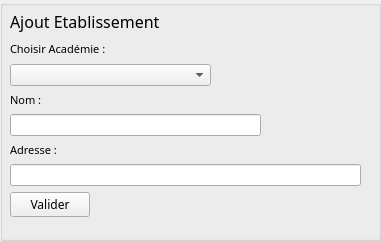
   <widget class="QGroupBox" name="gBAjoutEtab">
    <property name="geometry">
     <rect>
      <x>350</x>
      <y>10</y>
      <width>381</width>
      <height>241</height>
     </rect>
    </property>
    <property name="title">
     <string/>
    </property>
    <widget class="QWidget" name="verticalLayoutWidget_2">
     <property name="geometry">
      <rect>
       <x>10</x>
       <y>10</y>
       <width>351</width>
       <height>207</height>
      </rect>
     </property>
     <layout class="QVBoxLayout" name="verticalLayout_13">
      <item>
       <widget class="QLabel" name="label_31">
        <property name="font">
         <font>
          <family>Showcard Gothic</family>
          <pointsize>12</pointsize>
         </font>
        </property>
        <property name="text">
         <string>Ajout Etablissement</string>
        </property>
       </widget>
      </item>
      <item>
       <widget class="QLabel" name="label_7">
        <property name="font">
         <font>
          <family>Kristen ITC</family>
          <pointsize>8</pointsize>
          <weight>50</weight>
          <bold>false</bold>
          <kerning>true</kerning>
         </font>
        </property>
        <property name="text">
         <string>Choisir Académie :</string>
        </property>
       </widget>
      </item>
      <item>
       <layout class="QHBoxLayout" name="horizontalLayout_21">
        <item>
         <widget class="QComboBox" name="cBListAcad"/>
        </item>
        <item>
         <spacer name="horizontalSpacer_13">
          <property name="orientation">
           <enum>Qt::Horizontal</enum>
          </property>
          <property name="sizeType">
           <enum>QSizePolicy::Fixed</enum>
          </property>
          <property name="sizeHint" stdset="0">
           <size>
            <width>150</width>
            <height>20</height>
           </size>
          </property>
         </spacer>
        </item>
       </layout>
      </item>
      <item>
       <layout class="QVBoxLayout" name="verticalLayout_22">
        <item>
         <widget class="QLabel" name="label_3">
          <property name="font">
           <font>
            <family>Kristen ITC</family>
            <pointsize>8</pointsize>
            <weight>50</weight>
            <bold>false</bold>
           </font>
          </property>
          <property name="text">
           <string>Nom :</string>
          </property>
         </widget>
        </item>
        <item>
         <layout class="QHBoxLayout" name="horizontalLayout_18">
          <item>
           <widget class="QLineEdit" name="lENomEtab"/>
          </item>
          <item>
           <spacer name="horizontalSpacer_12">
            <property name="orientation">
             <enum>Qt::Horizontal</enum>
            </property>
            <property name="sizeType">
             <enum>QSizePolicy::Fixed</enum>
            </property>
            <property name="sizeHint" stdset="0">
             <size>
              <width>100</width>
              <height>20</height>
             </size>
            </property>
           </spacer>
          </item>
         </layout>
        </item>
       </layout>
      </item>
      <item>
       <layout class="QVBoxLayout" name="verticalLayout_29">
        <item>
         <widget class="QLabel" name="label_22">
          <property name="font">
           <font>
            <family>Kristen ITC</family>
            <pointsize>8</pointsize>
            <weight>50</weight>
            <bold>false</bold>
           </font>
          </property>
          <property name="text">
           <string>Adresse :</string>
          </property>
         </widget>
        </item>
        <item>
         <layout class="QHBoxLayout" name="horizontalLayout_19">
          <item>
           <widget class="QLineEdit" name="lEEtabAdress"/>
          </item>
         </layout>
        </item>
       </layout>
      </item>
      <item>
       <layout class="QHBoxLayout" name="horizontalLayout_28">
        <item>
         <widget class="QPushButton" name="pBValNewEtab">
          <property name="font">
           <font>
            <family>Showcard Gothic</family>
            <kerning>true</kerning>
           </font>
          </property>
          <property name="cursor">
           <cursorShape>PointingHandCursor</cursorShape>
          </property>
          <property name="text">
           <string>Valider</string>
          </property>
         </widget>
        </item>
        <item>
         <spacer name="horizontalSpacer_18">
          <property name="orientation">
           <enum>Qt::Horizontal</enum>
          </property>
          <property name="sizeHint" stdset="0">
           <size>
            <width>40</width>
            <height>20</height>
           </size>
          </property>
         </spacer>
        </item>
       </layout>
      </item>
     </layout>
    </widget>
   </widget>
